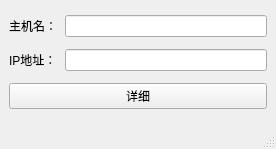
<?xml version="1.0" encoding="UTF-8"?>
<ui version="4.0">
 <class>MainWindow_4</class>
 <widget class="QMainWindow" name="MainWindow_4">
  <property name="geometry">
   <rect>
    <x>0</x>
    <y>0</y>
    <width>276</width>
    <height>149</height>
   </rect>
  </property>
  <property name="windowTitle">
   <string>MainWindow</string>
  </property>
  <widget class="QWidget" name="centralwidget">
   <layout class="QVBoxLayout" name="verticalLayout">
    <item>
     <layout class="QHBoxLayout" name="horizontalLayout">
      <item>
       <widget class="QLabel" name="label">
        <property name="minimumSize">
         <size>
          <width>50</width>
          <height>0</height>
         </size>
        </property>
        <property name="text">
         <string>主机名：</string>
        </property>
       </widget>
      </item>
      <item>
       <widget class="QLineEdit" name="lineEdit">
        <property name="minimumSize">
         <size>
          <width>200</width>
          <height>0</height>
         </size>
        </property>
       </widget>
      </item>
     </layout>
    </item>
    <item>
     <layout class="QHBoxLayout" name="horizontalLayout_2">
      <item>
       <widget class="QLabel" name="label_2">
        <property name="minimumSize">
         <size>
          <width>50</width>
          <height>0</height>
         </size>
        </property>
        <property name="text">
         <string>IP地址：</string>
        </property>
       </widget>
      </item>
      <item>
       <widget class="QLineEdit" name="lineEdit_2">
        <property name="minimumSize">
         <size>
          <width>200</width>
          <height>0</height>
         </size>
        </property>
       </widget>
      </item>
     </layout>
    </item>
    <item>
     <widget class="QPushButton" name="pushButton">
      <property name="text">
       <string>详细</string>
      </property>
     </widget>
    </item>
   </layout>
  </widget>
  <widget class="QMenuBar" name="menubar">
   <property name="geometry">
    <rect>
     <x>0</x>
     <y>0</y>
     <width>276</width>
     <height>21</height>
    </rect>
   </property>
  </widget>
  <widget class="QStatusBar" name="statusbar"/>
 </widget>
 <resources/>
 <connections/>
</ui>
